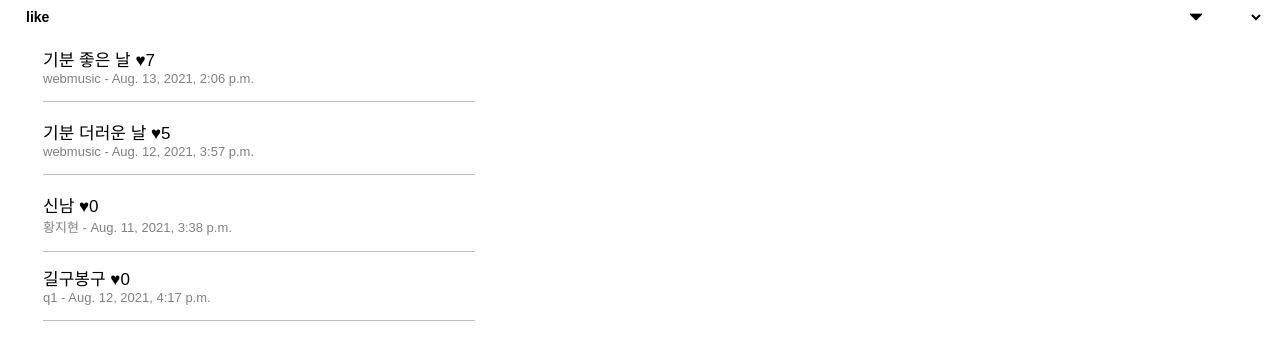
Before: /music/l_like/ with the older database file.
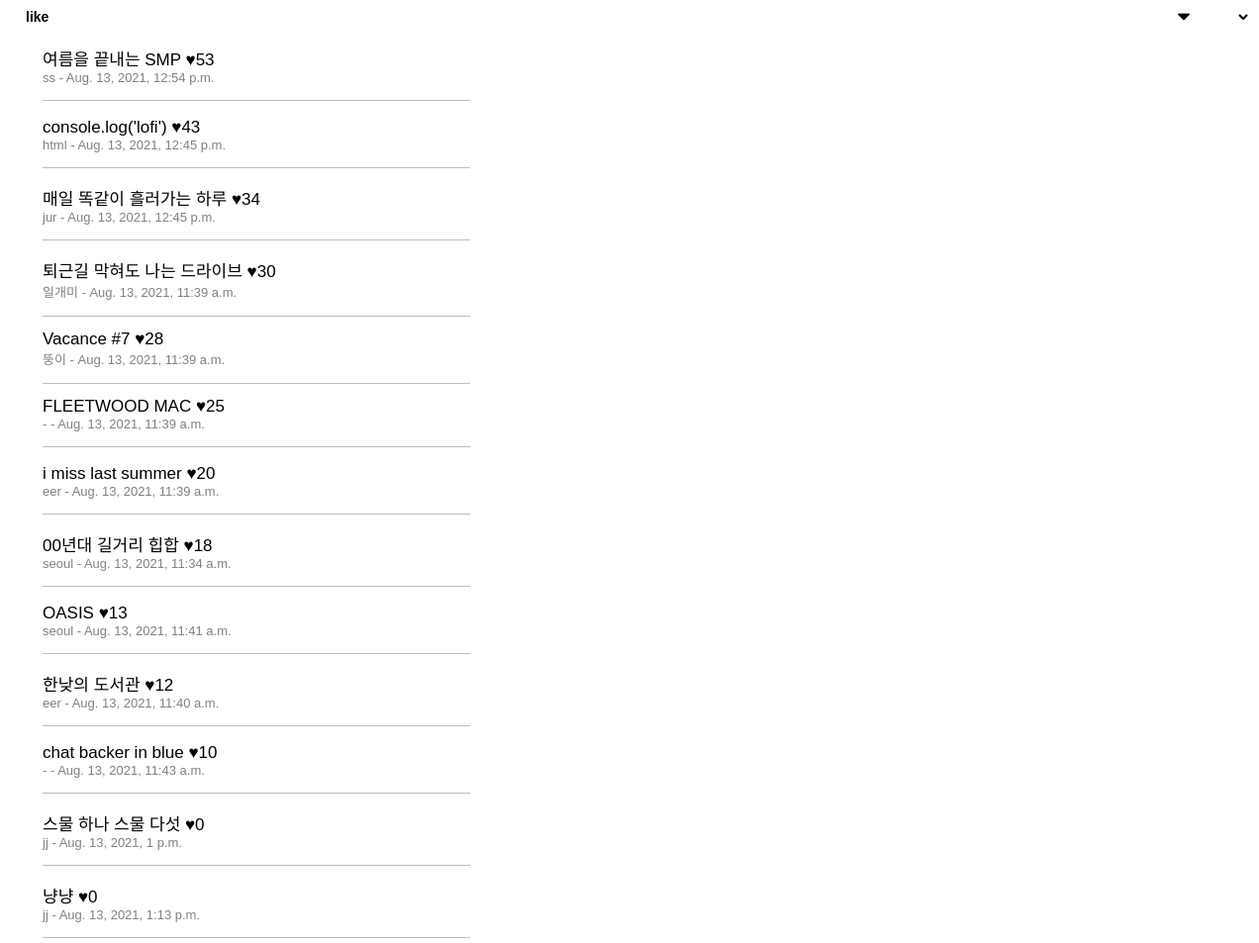
After: the same page with the newer database file.
### music/models.py (models this page shows, shortened)
class MyPlaylist(models.Model):
    mp_name = models.CharField(max_length=100, null=True)
    mp_like = models.IntegerField(default=0)
    user_fk = models.ForeignKey(User, on_delete=models.CASCADE, null=True)
    list_pub_date = models.DateTimeField(auto_now=True)

### music/views.py (the view)
# urls.py: path('l_like/', views.m_list_like, name='list_like'),
def m_list_like(request):
    playlists = models.MyPlaylist.objects.all().order_by('-mp_like')
    return render(request, 'list_rank.html', {'playlists': playlists, 'select': 'l_like'})

### templates/list_rank.html (shortened to what this page needs)
<!DOCTYPE html>
<html lang="en">
<head>
</head>
<body>
<select onchange='l_select(this)' name="l_select" class="form-select" style="width: 100%; font-family: 'Gowun Dodum', sans-serif; font-weight: bold;
                            background: url(static/down.png) no-repeat 95% 50%; border: none; font-size:14px; padding-left: 14px;">
    <optgroup label="">
        {% if select == 'l_like' %}
        <option value="l_like" selected="selected">like</option>
        {% endif %}
    </optgroup>
</select>
{% for list in playlists %}
<div class="playlist"
     style="display:table; width: 100%; border:none; margin: 0px; height:60px; padding:0px 35px 0px 35px;
              text-align:left; font-family: 'Gowun Dodum', sans-serif; ">
    <div style="display:table-cell; vertical-align:middle; margin:0px; padding-top:20px;">
        <div class="list_title" id={{ list.id }} style="font-size:17px; color:black; margin: 0px; display: block;">{{ list.mp_name }} ♥{{ list.mp_like }}</div>
        <div style="font-size:13px; color:grey; height: 13px; margin-bottom: 15px;">{{ list.user_fk.username }} - {{ list.list_pub_date }}
            <hr width="430px" color=#BDBDBD size="1px" align="left" style="margin-top:15px; margin-bottom:15px;">
        </div>
    </div>
</div>
{% endfor %}
</body>
</html>

Changed rows visible on the page:
removed MyPlaylist: mp_name "기분 좋은 날", mp_like "7", user_fk.username "webmusic", list_pub_date "Aug. 13, 2021, 2:06 p.m."
removed MyPlaylist: mp_name "기분 더러운 날", mp_like "5", user_fk.username "webmusic", list_pub_date "Aug. 12, 2021, 3:57 p.m."
removed MyPlaylist: mp_name "길구봉구", mp_like "0", user_fk.username "q1", list_pub_date "Aug. 12, 2021, 4:17 p.m."
added MyPlaylist: mp_name "여름을 끝내는 SMP", mp_like "53", user_fk.username "ss", list_pub_date "Aug. 13, 2021, 12:54 p.m."
added MyPlaylist: mp_name "console.log('lofi')", mp_like "43", user_fk.username "html", list_pub_date "Aug. 13, 2021, 12:45 p.m."
added MyPlaylist: mp_name "매일 똑같이 흘러가는 하루", mp_like "34", user_fk.username "jur", list_pub_date "Aug. 13, 2021, 12:45 p.m."
added MyPlaylist: mp_name "퇴근길 막혀도 나는 드라이브", mp_like "30", user_fk.username "일개미", list_pub_date "Aug. 13, 2021, 11:39 a.m."
changed MyPlaylist: mp_name "신남" → "Vacance #7"; mp_like "0" → "28"; user_fk.username "황지현" → "뚱이"; list_pub_date "Aug. 11, 2021, 3:38 p.m." → "Aug. 13, 2021, 11:39 a.m."
added MyPlaylist: mp_name "FLEETWOOD MAC", mp_like "25", user_fk.username "-", list_pub_date "Aug. 13, 2021, 11:39 a.m."
added MyPlaylist: mp_name "i miss last summer", mp_like "20", user_fk.username "eer", list_pub_date "Aug. 13, 2021, 11:39 a.m."
added MyPlaylist: mp_name "00년대 길거리 힙합", mp_like "18", user_fk.username "seoul", list_pub_date "Aug. 13, 2021, 11:34 a.m."
added MyPlaylist: mp_name "OASIS", mp_like "13", user_fk.username "seoul", list_pub_date "Aug. 13, 2021, 11:41 a.m."
added MyPlaylist: mp_name "한낮의 도서관", mp_like "12", user_fk.username "eer", list_pub_date "Aug. 13, 2021, 11:40 a.m."
added MyPlaylist: mp_name "chat backer in blue", mp_like "10", user_fk.username "-", list_pub_date "Aug. 13, 2021, 11:43 a.m."
added MyPlaylist: mp_name "스물 하나 스물 다섯", mp_like "0", user_fk.username "jj", list_pub_date "Aug. 13, 2021, 1 p.m."
added MyPlaylist: mp_name "냥냥", mp_like "0", user_fk.username "jj", list_pub_date "Aug. 13, 2021, 1:13 p.m."
